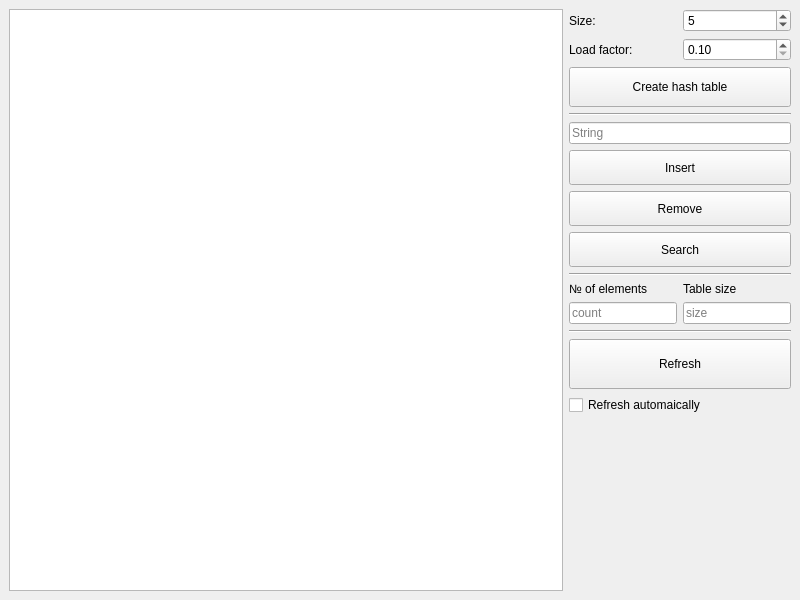
<?xml version="1.0" encoding="UTF-8"?>
<ui version="4.0">
 <class>MainWindow</class>
 <widget class="QMainWindow" name="MainWindow">
  <property name="geometry">
   <rect>
    <x>0</x>
    <y>0</y>
    <width>800</width>
    <height>600</height>
   </rect>
  </property>
  <property name="windowTitle">
   <string>MainWindow</string>
  </property>
  <widget class="QWidget" name="centralwidget">
   <layout class="QVBoxLayout" name="verticalLayout">
    <item>
     <layout class="QHBoxLayout" name="horizontalLayout">
      <item>
       <layout class="QVBoxLayout" name="verticalLayout_3">
        <item>
         <widget class="QGraphicsView" name="graphicsView">
          <property name="cursor" stdset="0">
           <cursorShape>CrossCursor</cursorShape>
          </property>
         </widget>
        </item>
       </layout>
      </item>
      <item>
       <layout class="QVBoxLayout" name="verticalLayout_2">
        <property name="leftMargin">
         <number>0</number>
        </property>
        <item>
         <layout class="QHBoxLayout" name="horizontalLayout_3">
          <property name="topMargin">
           <number>0</number>
          </property>
          <item>
           <widget class="QLabel" name="label">
            <property name="text">
             <string>Size:</string>
            </property>
           </widget>
          </item>
          <item>
           <widget class="QSpinBox" name="sizeSpinBox">
            <property name="sizePolicy">
             <sizepolicy hsizetype="Preferred" vsizetype="Fixed">
              <horstretch>0</horstretch>
              <verstretch>0</verstretch>
             </sizepolicy>
            </property>
            <property name="minimumSize">
             <size>
              <width>0</width>
              <height>0</height>
             </size>
            </property>
            <property name="cursor">
             <cursorShape>SizeVerCursor</cursorShape>
            </property>
            <property name="maximum">
             <number>1000</number>
            </property>
            <property name="value">
             <number>5</number>
            </property>
           </widget>
          </item>
         </layout>
        </item>
        <item>
         <layout class="QHBoxLayout" name="horizontalLayout_2">
          <property name="topMargin">
           <number>0</number>
          </property>
          <item>
           <widget class="QLabel" name="label_2">
            <property name="text">
             <string>Load factor:</string>
            </property>
           </widget>
          </item>
          <item>
           <widget class="QDoubleSpinBox" name="loadFactorSpinBox">
            <property name="minimum">
             <double>0.100000000000000</double>
            </property>
            <property name="maximum">
             <double>1000.000000000000000</double>
            </property>
            <property name="singleStep">
             <double>0.100000000000000</double>
            </property>
           </widget>
          </item>
         </layout>
        </item>
        <item>
         <widget class="QPushButton" name="createPushButton">
          <property name="minimumSize">
           <size>
            <width>200</width>
            <height>40</height>
           </size>
          </property>
          <property name="cursor">
           <cursorShape>PointingHandCursor</cursorShape>
          </property>
          <property name="text">
           <string>Create hash table</string>
          </property>
         </widget>
        </item>
        <item>
         <widget class="Line" name="line">
          <property name="orientation">
           <enum>Qt::Horizontal</enum>
          </property>
         </widget>
        </item>
        <item>
         <layout class="QVBoxLayout" name="verticalLayout_4">
          <property name="sizeConstraint">
           <enum>QLayout::SetMinimumSize</enum>
          </property>
          <property name="topMargin">
           <number>0</number>
          </property>
          <item>
           <widget class="QLineEdit" name="stringLineEdit">
            <property name="sizePolicy">
             <sizepolicy hsizetype="Minimum" vsizetype="Fixed">
              <horstretch>0</horstretch>
              <verstretch>0</verstretch>
             </sizepolicy>
            </property>
            <property name="minimumSize">
             <size>
              <width>0</width>
              <height>0</height>
             </size>
            </property>
            <property name="placeholderText">
             <string>String</string>
            </property>
           </widget>
          </item>
          <item>
           <widget class="QPushButton" name="insertPushButton">
            <property name="minimumSize">
             <size>
              <width>0</width>
              <height>35</height>
             </size>
            </property>
            <property name="cursor">
             <cursorShape>PointingHandCursor</cursorShape>
            </property>
            <property name="text">
             <string>Insert</string>
            </property>
           </widget>
          </item>
          <item>
           <widget class="QPushButton" name="removePushButton">
            <property name="minimumSize">
             <size>
              <width>0</width>
              <height>35</height>
             </size>
            </property>
            <property name="cursor">
             <cursorShape>PointingHandCursor</cursorShape>
            </property>
            <property name="text">
             <string>Remove</string>
            </property>
           </widget>
          </item>
          <item>
           <widget class="QPushButton" name="searchPushButton">
            <property name="minimumSize">
             <size>
              <width>0</width>
              <height>35</height>
             </size>
            </property>
            <property name="cursor">
             <cursorShape>PointingHandCursor</cursorShape>
            </property>
            <property name="text">
             <string>Search</string>
            </property>
           </widget>
          </item>
         </layout>
        </item>
        <item>
         <widget class="Line" name="line_2">
          <property name="orientation">
           <enum>Qt::Horizontal</enum>
          </property>
         </widget>
        </item>
        <item>
         <layout class="QGridLayout" name="gridLayout">
          <property name="topMargin">
           <number>0</number>
          </property>
          <item row="0" column="0">
           <widget class="QLabel" name="label_3">
            <property name="text">
             <string>№ of elements</string>
            </property>
            <property name="alignment">
             <set>Qt::AlignLeading|Qt::AlignLeft|Qt::AlignVCenter</set>
            </property>
           </widget>
          </item>
          <item row="1" column="0">
           <widget class="QLineEdit" name="countLineEdit">
            <property name="sizePolicy">
             <sizepolicy hsizetype="Minimum" vsizetype="Fixed">
              <horstretch>0</horstretch>
              <verstretch>0</verstretch>
             </sizepolicy>
            </property>
            <property name="cursor">
             <cursorShape>ForbiddenCursor</cursorShape>
            </property>
            <property name="readOnly">
             <bool>true</bool>
            </property>
            <property name="placeholderText">
             <string>count</string>
            </property>
           </widget>
          </item>
          <item row="0" column="1">
           <widget class="QLabel" name="label_4">
            <property name="text">
             <string>Table size</string>
            </property>
            <property name="alignment">
             <set>Qt::AlignLeading|Qt::AlignLeft|Qt::AlignVCenter</set>
            </property>
           </widget>
          </item>
          <item row="1" column="1">
           <widget class="QLineEdit" name="sizeLineEdit">
            <property name="sizePolicy">
             <sizepolicy hsizetype="Minimum" vsizetype="Fixed">
              <horstretch>0</horstretch>
              <verstretch>0</verstretch>
             </sizepolicy>
            </property>
            <property name="cursor">
             <cursorShape>ForbiddenCursor</cursorShape>
            </property>
            <property name="readOnly">
             <bool>true</bool>
            </property>
            <property name="placeholderText">
             <string>size</string>
            </property>
           </widget>
          </item>
         </layout>
        </item>
        <item>
         <widget class="Line" name="line_3">
          <property name="orientation">
           <enum>Qt::Horizontal</enum>
          </property>
         </widget>
        </item>
        <item>
         <widget class="QPushButton" name="refreshPushButton">
          <property name="minimumSize">
           <size>
            <width>0</width>
            <height>50</height>
           </size>
          </property>
          <property name="cursor">
           <cursorShape>PointingHandCursor</cursorShape>
          </property>
          <property name="text">
           <string>Refresh</string>
          </property>
          <property name="icon">
           <iconset resource="resources.qrc">
            <normaloff>:/recources/refresh.png</normaloff>:/recources/refresh.png</iconset>
          </property>
          <property name="iconSize">
           <size>
            <width>32</width>
            <height>32</height>
           </size>
          </property>
         </widget>
        </item>
        <item>
         <widget class="QCheckBox" name="refreshAutomaticallycheckBox">
          <property name="cursor">
           <cursorShape>PointingHandCursor</cursorShape>
          </property>
          <property name="text">
           <string>Refresh automaically</string>
          </property>
         </widget>
        </item>
        <item>
         <spacer name="verticalSpacer">
          <property name="orientation">
           <enum>Qt::Vertical</enum>
          </property>
          <property name="sizeHint" stdset="0">
           <size>
            <width>20</width>
            <height>40</height>
           </size>
          </property>
         </spacer>
        </item>
       </layout>
      </item>
     </layout>
    </item>
   </layout>
  </widget>
 </widget>
 <resources>
  <include location="resources.qrc"/>
 </resources>
 <connections/>
</ui>
